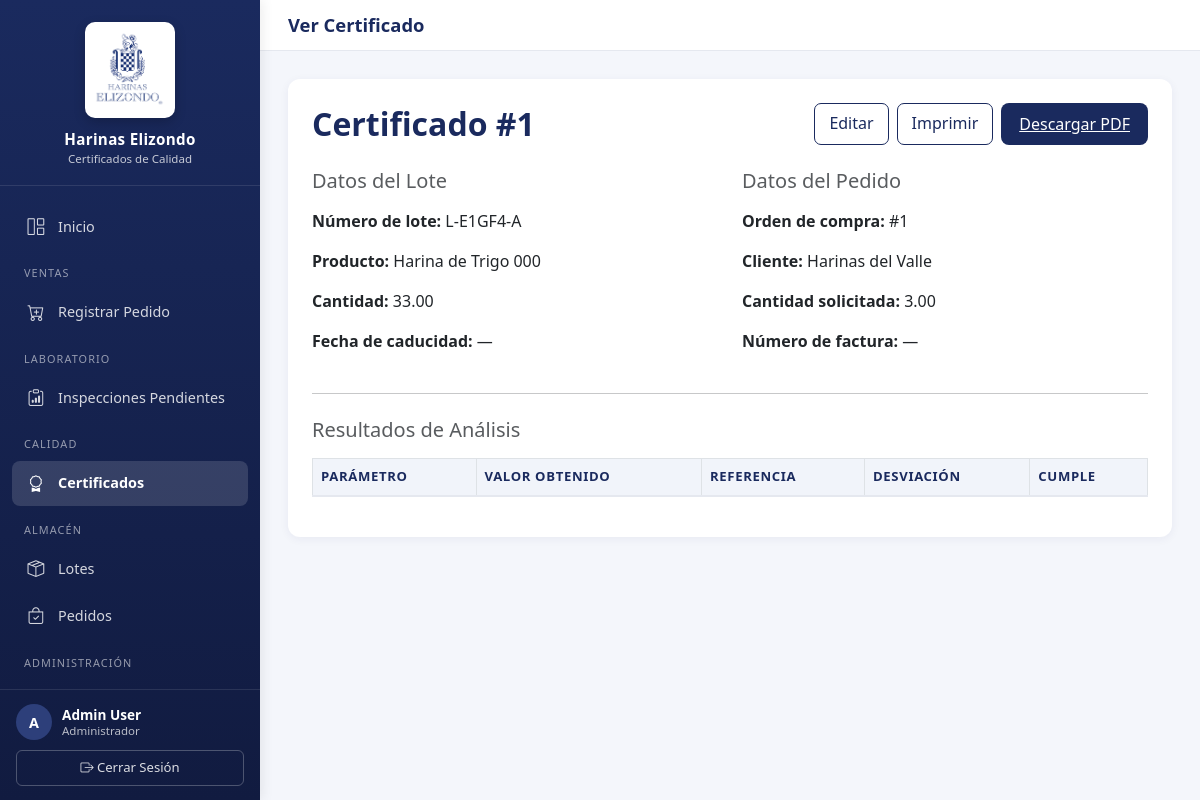
/calidad/certificados/1/ver/ (signed in), run on the app's committed database.
### certificados/models.py (models this page shows, shortened)
class Usuario(AbstractBaseUser, PermissionsMixin):
    ROLES = (
        ("lab", "Laboratorio"),
        ("aseguramineto calidad", "Aseguramiento Calidad"),
        ("control calidad", "Control calidad"),
        ("planta", "Planta"),
        ("operaciones", "Operaciones"),
        ("admin", "Administrador"),
    )
    nombre = models.CharField(max_length=120)
    correo = models.EmailField(max_length=120, unique=True)
    rol = models.CharField(max_length=30, choices=ROLES)
    is_active = models.BooleanField(default=True)
    is_staff = models.BooleanField(default=False)
    objects = UsuarioManager()
    USERNAME_FIELD = "correo"
    REQUIRED_FIELDS = ["nombre", "rol"]

class Certificado(models.Model):
    ESTADOS = (
        ("borrador", "Borrador"),
        ("aprobado", "Aprobado por Calidad"),
        ("despachado", "Despachado al Cliente"),
        ("rechazado", "Rechazado"),
        ("superado", "Superado por re-análisis"),
    )
    inspeccion = models.ForeignKey(Inspeccion, on_delete=models.CASCADE)
    pedido = models.ForeignKey(Pedido, on_delete=models.CASCADE)
    folio = models.CharField(max_length=50, blank=True)
    fecha_emision = models.DateTimeField(auto_now_add=True)
    pdf_url = models.CharField(max_length=255, blank=True, null=True)
    enviado = models.BooleanField(default=False)
    estado = models.CharField(max_length=20, choices=ESTADOS, default="borrador")
    aprobado_por = models.ForeignKey(
        Usuario,
        null=True,
        blank=True,
        on_delete=models.SET_NULL,
        related_name="certificados_aprobados",
    )
    fecha_aprobacion = models.DateTimeField(null=True, blank=True)
    fecha_caducidad = models.DateField(null=True, blank=True)
    numero_factura = models.CharField(max_length=50, blank=True, null=True)
    cantidad_total_entrega = models.DecimalField(
        max_digits=10, decimal_places=2, null=True, blank=True
    )
    fecha_envio = models.DateTimeField(null=True, blank=True)
    leido_cliente = models.BooleanField(default=False)
    fecha_lectura = models.DateTimeField(null=True, blank=True)

class Inspeccion(models.Model):
    lote = models.ForeignKey(Lote, on_delete=models.CASCADE)
    equipo = models.ForeignKey(Equipo, on_delete=models.CASCADE)
    clave = models.CharField(max_length=50, blank=True)
    fecha_inspeccion = models.DateTimeField(default=timezone.now)
    cumple_param = models.BooleanField(default=False)
    inspeccion_origen = models.ForeignKey(
        "self",
        null=True,
        blank=True,
        on_delete=models.SET_NULL,
        related_name="reanalisis",
        help_text="Inspección anterior cuando ésta es un re-análisis (caso 2.2.9).",
    )

class Lote(models.Model):
    pedido = models.ForeignKey(
        Pedido,
        on_delete=models.CASCADE,
        blank=True,
        null=True,
        related_name="lotes"
    )
    codigo_lote = models.CharField(max_length=50, default="L-TEMP")
    secuencia = models.CharField(max_length=1, default="A")
    producto = models.ForeignKey(
        Producto,
        on_delete=models.CASCADE,
        blank=True,
        null=True
    )
    cantidad = models.DecimalField(
        max_digits=10,
        decimal_places=2,
        blank=True,
        null=True
    )
    fecha_produccion = models.DateField(
        auto_now_add=True,
        blank=True,
        null=True
    )
    fecha_caducidad = models.DateField(
        blank=True,
        null=True
    )
    activo = models.BooleanField(default=True)

class Producto(models.Model):
    codigo = models.CharField(max_length=30, unique=True)
    nombre = models.CharField(max_length=150)
    descripcion = models.TextField(blank=True)
    activo = models.BooleanField(default=True)
    fecha_alta = models.DateTimeField(auto_now_add=True)

class Pedido(models.Model):
    ESTADOS = (
        ("pendiente", "Pendiente"),
        ("aceptado", "Aceptado"),
        ("rechazado", "Rechazado"),
        ("despachado", "Despachado"),
    )
    cliente = models.ForeignKey(Cliente, on_delete=models.CASCADE)
    producto = models.ForeignKey(
        Producto,
        on_delete=models.CASCADE,
        blank=True,
        null=True
    )
    cantidad = models.DecimalField(max_digits=10, decimal_places=2)
    fecha_pedido = models.DateTimeField(default=timezone.now)
    estado = models.CharField(max_length=20, choices=ESTADOS, default="pendiente")
    class Meta:
        indexes = [
            models.Index(fields=["cliente", "fecha_pedido"]),
        ]

class Cliente(models.Model):
    nombre = models.CharField(max_length=255)
    rfc = models.CharField(max_length=13, unique=True)
    direccion_fiscal_calle = models.CharField(max_length=150, blank=True, null=True)
    direccion_fiscal_numero = models.CharField(max_length=50, blank=True, null=True)
    direccion_fiscal_interior = models.CharField(max_length=50, blank=True, null=True)
    direccion_fiscal_colonia = models.CharField(max_length=100, blank=True, null=True)
    direccion_fiscal_codigo_postal = models.CharField(max_length=5, blank=True, null=True)
    direccion_fiscal_ciudad = models.CharField(max_length=100, blank=True, null=True)
    direccion_fiscal_estado = models.CharField(max_length=100, blank=True, null=True)
    direccion_entrega_calle = models.CharField(max_length=150, blank=True, null=True)
    direccion_entrega_numero = models.CharField(max_length=50, blank=True, null=True)
    direccion_entrega_interior = models.CharField(max_length=50, blank=True, null=True)
    direccion_entrega_colonia = models.CharField(max_length=100, blank=True, null=True)
    direccion_entrega_codigo_postal = models.CharField(max_length=5, blank=True, null=True)
    direccion_entrega_ciudad = models.CharField(max_length=100, blank=True, null=True)
    direccion_entrega_estado = models.CharField(max_length=100, blank=True, null=True)
    direccion_entrega_misma = models.BooleanField(default=True, help_text="Usar la misma dirección fiscal para entrega")
    contacto = models.CharField(max_length=100)
    correo_contacto = models.EmailField()
    requiere_certificado = models.BooleanField(default=True)
    clave_doc_especificaciones = models.CharField(
        max_length=80,
        blank=True,
        null=True,
        help_text="Clave del documento de especificaciones del cliente.",
    )
    activo = models.BooleanField(default=True)
    causa_baja = models.CharField(max_length=255, blank=True, null=True)
    fecha_baja = models.DateTimeField(blank=True, null=True)
    fecha_alta = models.DateTimeField(auto_now_add=True)

### certificados/views.py (the view)
# urls.py: path('calidad/certificados/<int:pk>/ver/', views.VerCertificadoView.as_view(), name='ver_certificado'),
class VerCertificadoView(LoginRequiredMixin, RoleRequiredMixin, View):
    allowed_roles = ["admin", "calidad", "consulta"]
    def get(self, request, pk):
        certificado = get_object_or_404(
            Certificado.objects.select_related(
                "inspeccion__lote__pedido__cliente",
                "inspeccion__equipo",
                "pedido__producto",
                "aprobado_por"
            ),
            pk=pk
        )
        return render(request, "certificados/ver_certificado.html", {
            "certificado": certificado,
        })

### certificados/templates/certificados/ver_certificado.html (shortened to what this page needs)
{% extends "base.html" %}
{% block page_title %}Ver Certificado{% endblock %}
{% block content %}
<div class="card">
    <div class="card-body p-4">
        <div class="d-flex justify-content-between align-items-center mb-4">
            <h2 class="card-title mb-0">Certificado #{{ certificado.id }}</h2>
            <div class="d-flex gap-2">
                <a href="{% url 'editar_certificado' certificado.pk %}" class="btn-brand-outline">Editar</a>
                <a href="{% url 'imprimir_certificado' certificado.pk %}" class="btn-brand-outline" target="_blank">Imprimir</a>
                <a href="{% url 'descargar_certificado' certificado.pk %}" class="btn-brand">Descargar PDF</a>
            </div>
        </div>
        <div class="row">
            <div class="col-md-6">
                <h5 class="text-muted mb-3">Datos del Lote</h5>
                <p><strong>Número de lote:</strong> {{ certificado.inspeccion.lote.codigo_lote }}-{{ certificado.inspeccion.lote.secuencia }}</p>
                <p><strong>Producto:</strong> {{ certificado.inspeccion.lote.producto.nombre|default:"—" }}</p>
                <p><strong>Cantidad:</strong> {{ certificado.inspeccion.lote.cantidad|default:"—" }}</p>
                <p><strong>Fecha de caducidad:</strong> {{ certificado.fecha_caducidad|date:"d/m/Y"|default:"—" }}</p>
            </div>
            <div class="col-md-6">
                <h5 class="text-muted mb-3">Datos del Pedido</h5>
                <p><strong>Orden de compra:</strong> #{{ certificado.pedido.id }}</p>
                <p><strong>Cliente:</strong> {{ certificado.pedido.cliente.nombre }}</p>
                <p><strong>Cantidad solicitada:</strong> {{ certificado.pedido.cantidad }}</p>
                <p><strong>Número de factura:</strong> {{ certificado.numero_factura|default:"—" }}</p>
            </div>
        </div>
        <hr class="my-4">
        <h5 class="text-muted mb-3">Resultados de Análisis</h5>
        <table class="table table-bordered">
            <thead>
                <tr>
                    <th>Parámetro</th>
                    <th>Valor Obtenido</th>
                    <th>Referencia</th>
                    <th>Desviación</th>
                    <th>Cumple</th>
                </tr>
            </thead>
        </table>
    </div>
</div>
{% endblock %}

### certificados/templates/base.html (shortened to what this page needs)
{% load static %}
<!DOCTYPE html>
<html lang="es">
<head>
    <link rel="stylesheet" href="https://cdn.jsdelivr.net/npm/bootstrap@5.3.0/dist/css/bootstrap.min.css">
    <link rel="stylesheet" href="https://cdn.jsdelivr.net/npm/bootstrap-icons@1.11.1/font/bootstrap-icons.css">
</head>
<body>
    <aside class="sidebar" id="sidebar">
        <div class="sidebar-header">
            <img src="{% static 'img/logo.webp' %}" alt="Harinas Elizondo">
            <h1>Harinas Elizondo</h1>
            <p>Certificados de Calidad</p>
        </div>
        <nav class="sidebar-nav">
            <a href="{% url 'home' %}" class="{% if request.resolver_match.url_name == 'home' %}active{% endif %}">
                <i class="bi bi-grid-1x2"></i> Inicio
            </a>
            {% if user.rol == 'ventas' or user.rol == 'admin' %}
            <div class="nav-section">Ventas</div>
            <a href="{% url 'registro_pedido' %}" class="{% if request.resolver_match.url_name == 'registro_pedido' %}active{% endif %}">
                <i class="bi bi-cart-plus"></i> Registrar Pedido
            </a>
            {% endif %}
            {% if user.rol == 'lab' or user.rol == 'admin' %}
            <div class="nav-section">Laboratorio</div>
            <a href="{% url 'iniciar_inspeccion_pendientes' %}" class="">
                <i class="bi bi-clipboard-data"></i> Inspecciones Pendientes
            </a>
            {% endif %}
            {% if user.rol == 'calidad' or user.rol == 'admin' or user.rol == 'consulta' %}
            <div class="nav-section">Calidad</div>
            <a href="{% url 'certificados_list' %}" class="{% if request.resolver_match.url_name == 'certificados_list' or request.resolver_match.url_name == 'crear_certificado' or request.resolver_match.url_name == 'editar_certificado' or request.resolver_match.url_name == 'ver_certificado' %}active{% endif %}">
                <i class="bi bi-award"></i> Certificados
            </a>
            {% endif %}
            {% if user.rol == 'almacen' or user.rol == 'admin' %}
            <div class="nav-section">Almacén</div>
            <a href="{% url 'lote_list' %}" class="{% if request.resolver_match.url_name == 'lote_list' or request.resolver_match.url_name == 'lote_create' %}active{% endif %}">
                <i class="bi bi-box-seam"></i> Lotes
            </a>
            <a href="{% url 'pendientes_despacho' %}" class="{% if request.resolver_match.url_name == 'pendientes_despacho' or request.resolver_match.url_name == 'registrar_despacho' %}active{% endif %}">
                <i class="bi bi-bag-check"></i> Pedidos
            </a>
            {% endif %}
            {% if user.rol == 'admin' %}
            <div class="nav-section">Administración</div>
            <a href="{% url 'cliente_list' %}" class="">
            </a>
            {% endif %}
        </nav>
        <div class="sidebar-footer">
            {% if user.is_authenticated %}
            <div class="user-badge">
                <div class="user-avatar">{{ user.nombre|slice:":1"|upper }}</div>
                <div class="user-info">
                    <div class="name">{{ user.nombre }}</div>
                    <div class="role">{{ user.get_rol_display }}</div>
                </div>
            </div>
            <form method="post" action="{% url 'logout' %}">
                <button type="submit" class="logout-btn">
                    <i class="bi bi-box-arrow-right"></i> Cerrar Sesión
                </button>
            </form>
            {% endif %}
        </div>
    </aside>
    <div class="main-wrapper">
        <header class="topbar">
            <h1>{% block page_title %}Sistema de Certificados{% endblock %}</h1>
        </header>
        <main class="content">
            {% block content %}{% endblock %}
        </main>
    </div>
</body>
</html>

### data on the page
Usuario: nombre "A", nombre "Admin User", rol "Administrador"
Certificado: id "1", inspeccion.lote.codigo_lote "L-E1GF4", inspeccion.lote.secuencia "A", inspeccion.lote.producto.nombre "Harina de Trigo 000", inspeccion.lote.cantidad "33.00", fecha_caducidad "—", pedido.id "1", pedido.cliente.nombre "Harinas del Valle", pedido.cantidad "3.00", numero_factura "—"
